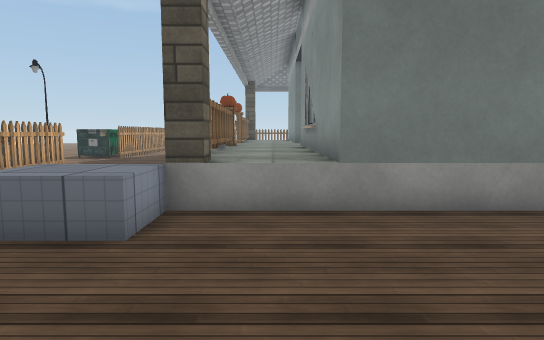
View 1 (above)

24 first-person views from a walk through a Unity game level. The camera is 1.3 m above the floor, tilts 6° down and sees 75° across. The floor is counted in squares, 1 m on a side. Each view is taken from the middle of a square. On the plan, view 1 faces up. The plan holds only what a view shows up to about 15 squares ahead; the rest is blank. The place goes on beyond the plan. The player character is not drawn. Some animated figures are left out. Door leaves are left out, so doorways stand open. Some surface patterns are stand-ins.

View 2
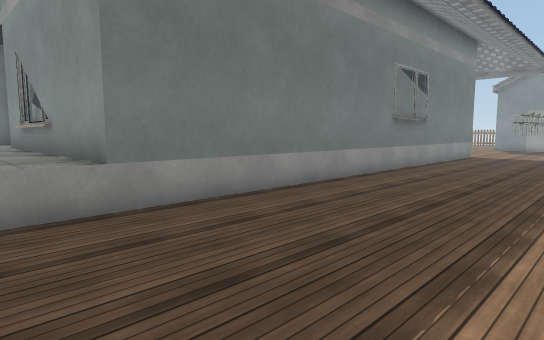

View 3
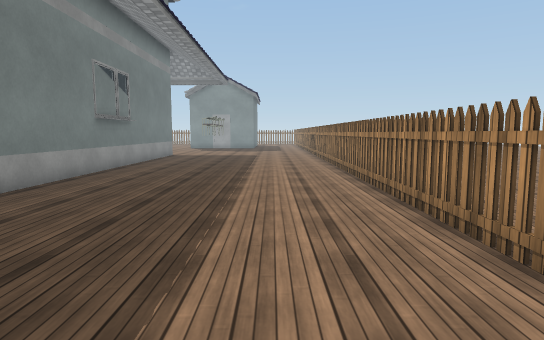

View 4
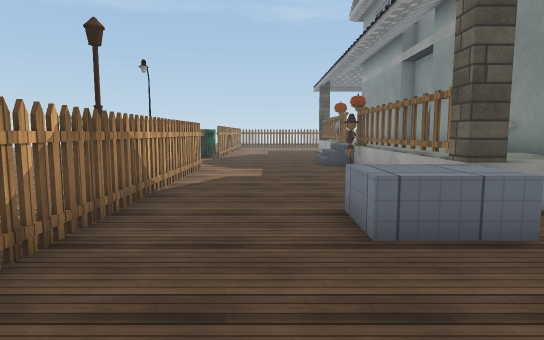

View 5
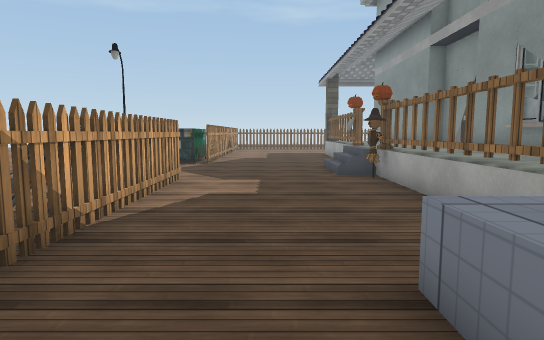

View 6
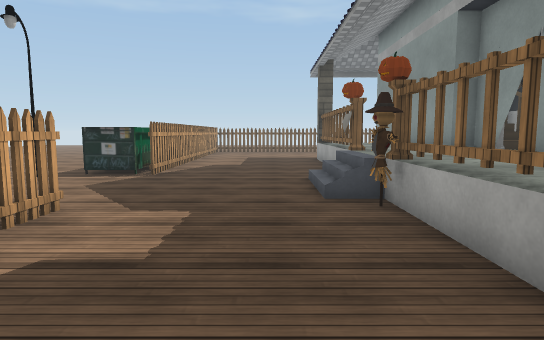

View 7
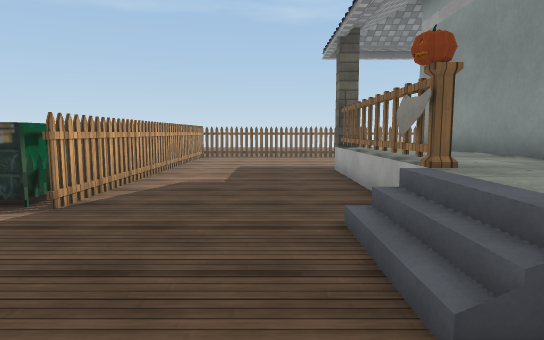

View 8
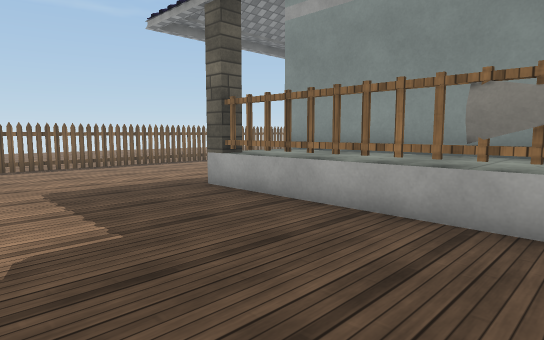

View 9
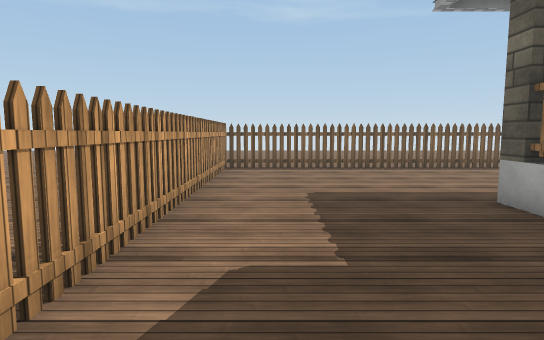

View 10
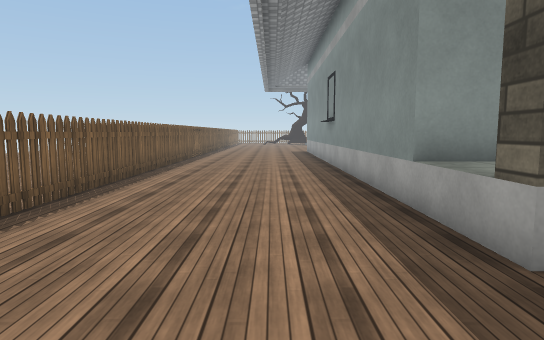

View 11
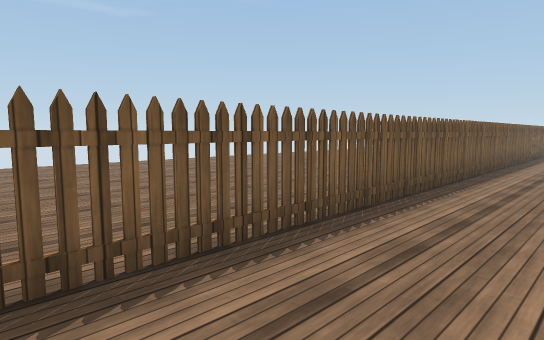

View 12
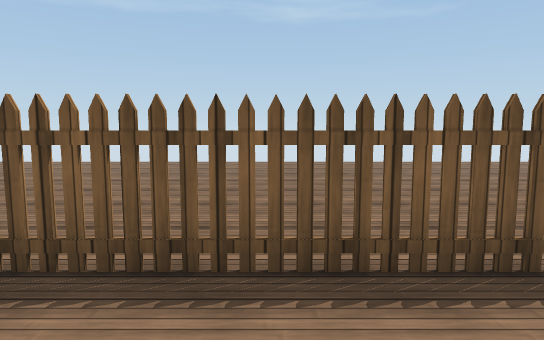

View 13
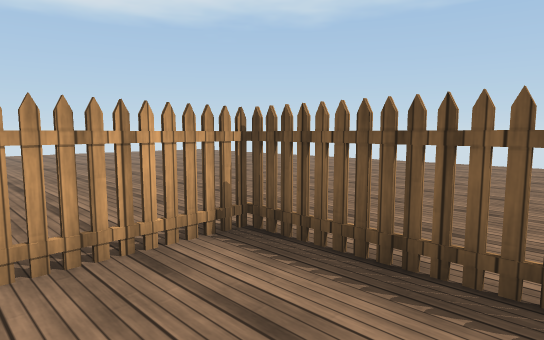

View 14
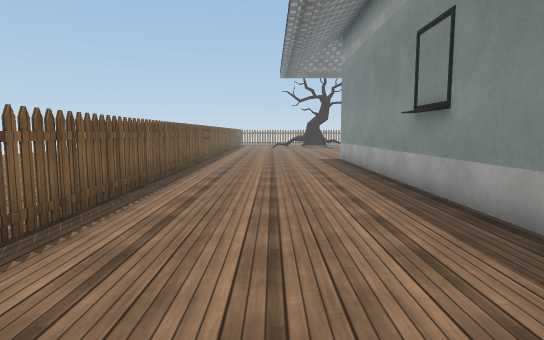

View 15
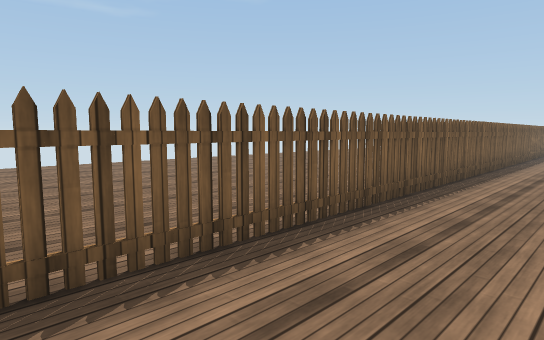

View 16
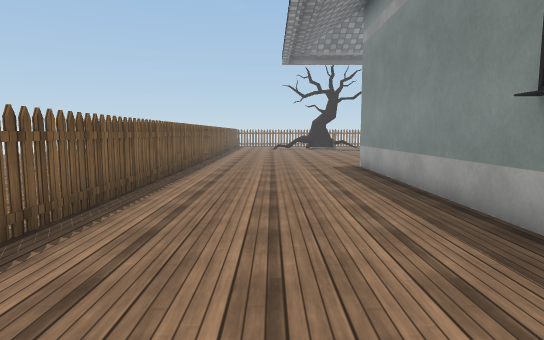

View 17
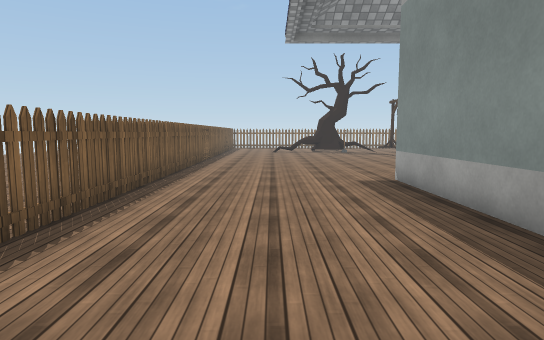

View 18
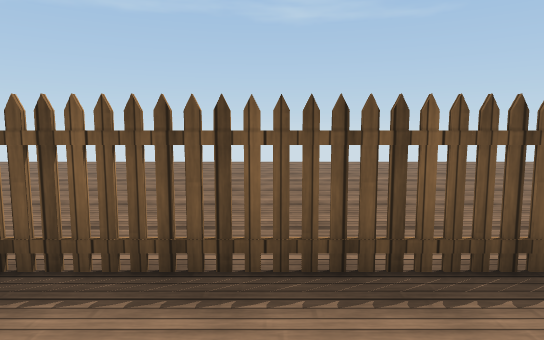

View 19
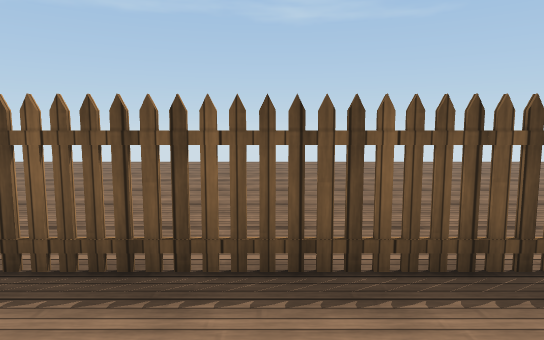

View 20
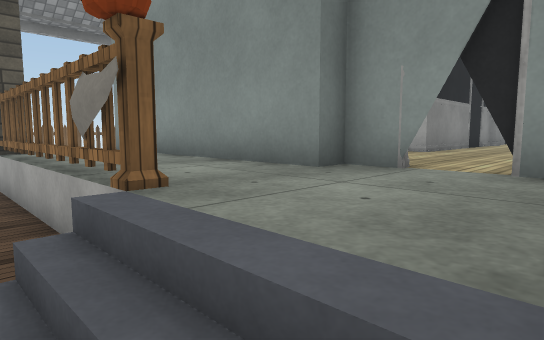

View 21
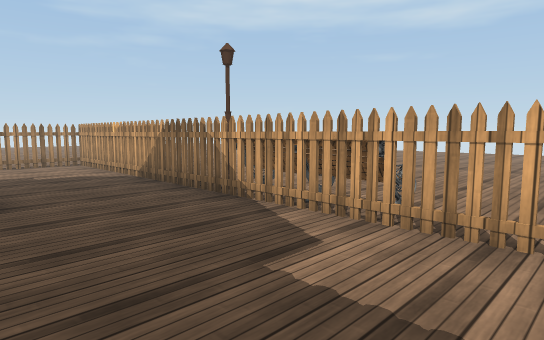

View 22
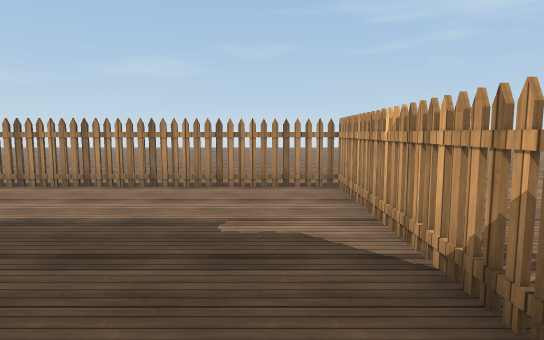

View 23
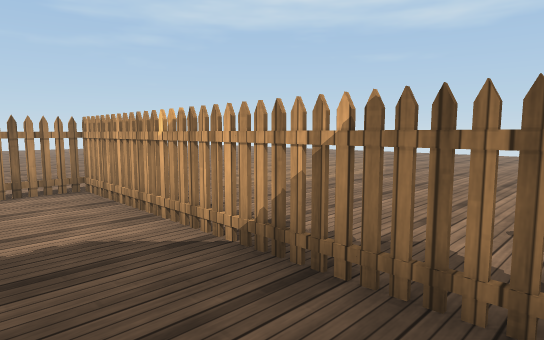

View 24
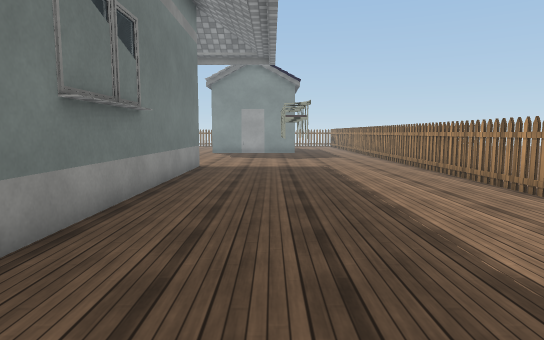

### Floor plan
Key: @ floor where view 1 was taken; # wall or solid block; x gap in a wall; . main floor; : floor 0.75 m higher than the main floor; + floor 1 m higher than the main floor; / step, stairs or slope; D open door; = window, fence, low wall or low ledge; ^ raised ledge; v drop or lower ground; T thing the floor can be seen under or through; O other object.
Columns run from 13 left of view 1 to 20 right of it. Each row starts with its distance up from view 1.
 38 ..................................
 37 ..................................
 36 ..................................
 35 ..................................
 34 ..................................
 33 .................................
 32 ................................
 31 .....TTTTxxTTTTTxTTTTTxx#xTTTTTTT#
 30 .....T............................
 29 .....T............................
 28 .    #............................
 27 ..   #............................
 26  ..  #............................
 25   .. x............................
 24   ...#.....OO:######OOO###   # # #
 23    ..#.....=::#    #
 22     .#.....=::#    #
 21      #.....v::#
 20   .  #.....=::#
 19   .  #.....v::#  #
 18   .OO#.....O::# +# # #######
 17   O......./OO:##: :::::::##
 16    .......//:::D::::::
 15    .......//:::D::
 14     ....../OO:##
 13      ......O::#O
 12 .....x.....=::#
 11 .....x.....=::=
 10 .....T.....v::=
  9 .....T.....=::#
  8   ...#.....v::#
  7   ...#.....v::#
  6   ...O....^^O=#  #OO ## ##########
  5 .....x...^^^......................
  4 .....T....^^......................
  3 .....T....................OOO.....
  2 .....T....................OOOO....
  1 .....T......  ....................
  0 .....#.......@....................
 -1 .... x............................
 -2 .... #............................
 -3 ...  .#x#####x#####xx######x#####x
 -4 ..   ..........  ...
 -5       .....       ..
 -6       ........

Where each view was taken, in squares from view 1:
view 1: 0 up, 0 right, facing up
view 2: 0 up, 1 left, facing up-right
view 3: 0 up, 1 left, facing right
view 4: 0 up, 5 left, facing up
view 5: 3 up, 5 left, facing up
view 6: 7 up, 4 left, facing up
view 7: 12 up, 4 left, facing up
view 8: 17 up, 7 left, facing up-right
view 9: 18 up, 6 left, facing up
view 10: 27 up, 5 left, facing right
view 11: 28 up, 3 left, facing up-right
view 12: 28 up, 3 left, facing up
view 13: 28 up, 4 left, facing up-left
view 14: 28 up, 2 right, facing right
view 15: 28 up, 5 right, facing up-right
view 16: 28 up, 6 right, facing right
view 17: 28 up, 10 right, facing right
view 18: 28 up, 13 right, facing up
view 19: 28 up, 15 right, facing up
view 20: 14 up, 3 left, facing up-right
view 21: 13 up, 3 left, facing down-left
view 22: 6 up, 6 left, facing down
view 23: 6 up, 5 left, facing down-left
view 24: 3 up, 6 right, facing right
